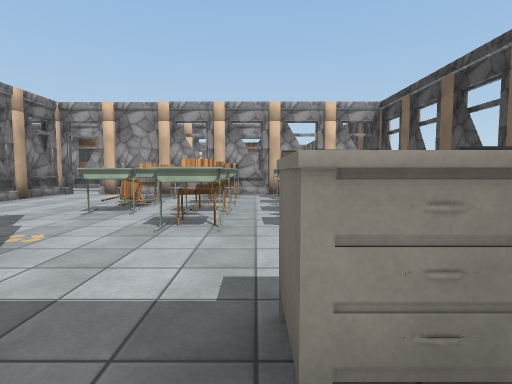
view 1 (above)

24 first-person views from a walk through a Unity game level. The camera is 1.3 m above the floor, tilts 4° down and sees 80° across. The floor is counted in squares, 2 m on a side. Each view is taken from the middle of a square. On the plan, view 1 faces up. The plan holds only what a view shows up to about 10 squares ahead; the rest is blank. The place goes on beyond the plan. The player character is not drawn. Door leaves are left out, so doorways stand open. Some surface patterns are stand-ins.

view 2
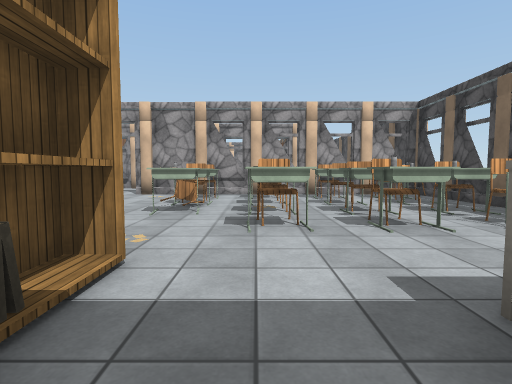

view 3
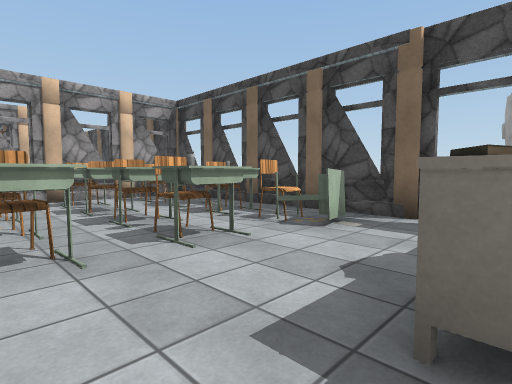

view 4
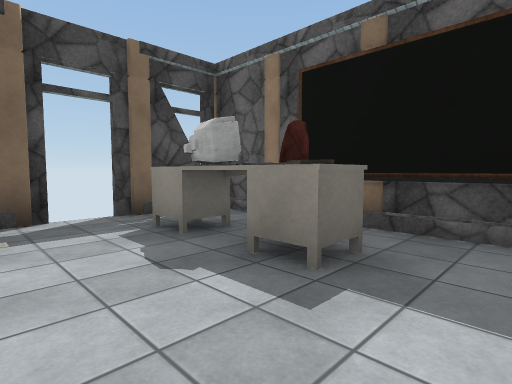

view 5
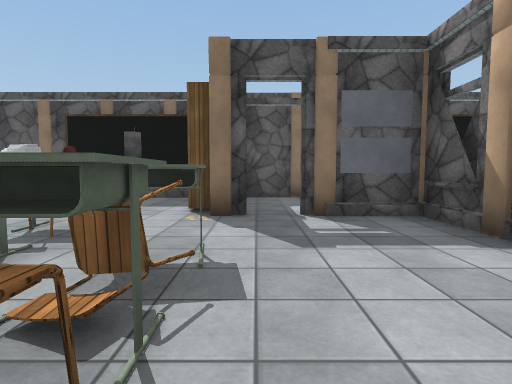

view 6
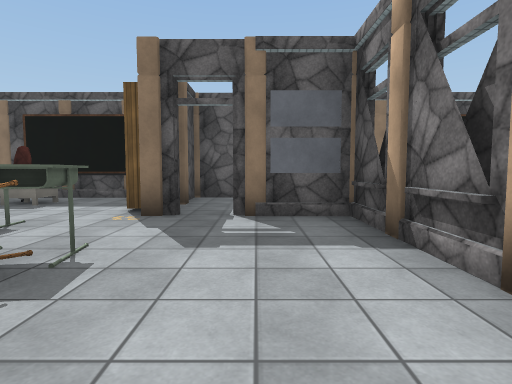

view 7
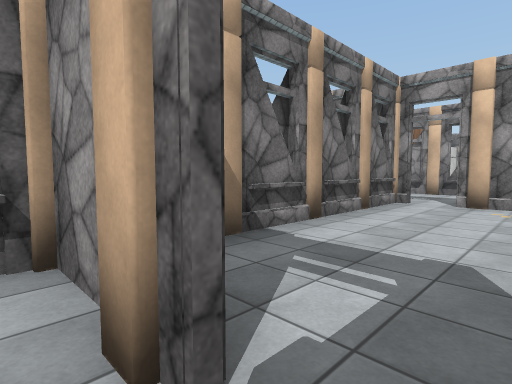

view 8
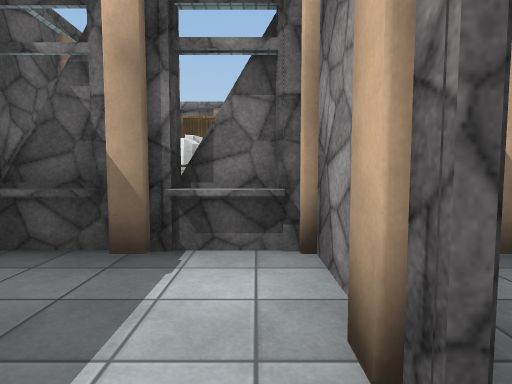

view 9
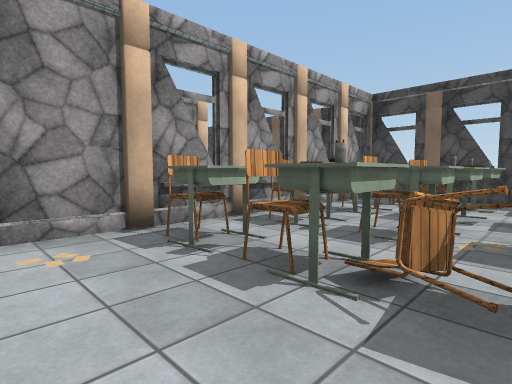

view 10
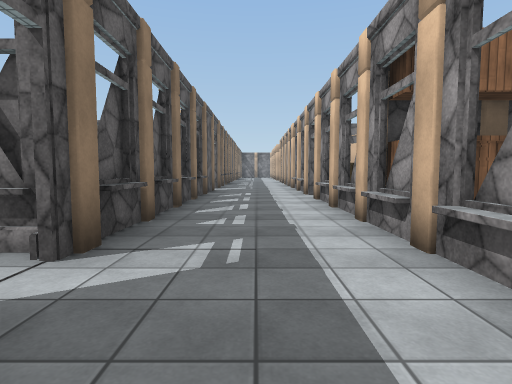

view 11
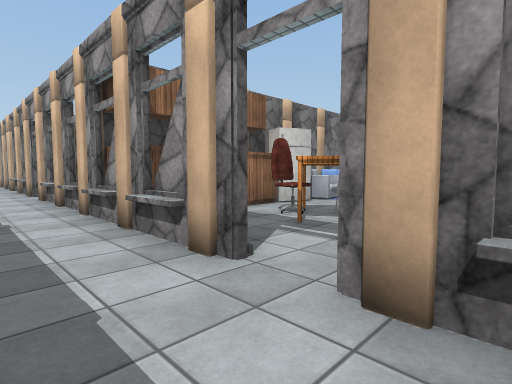

view 12
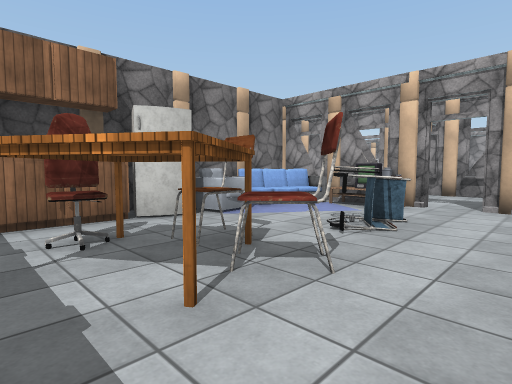

view 13
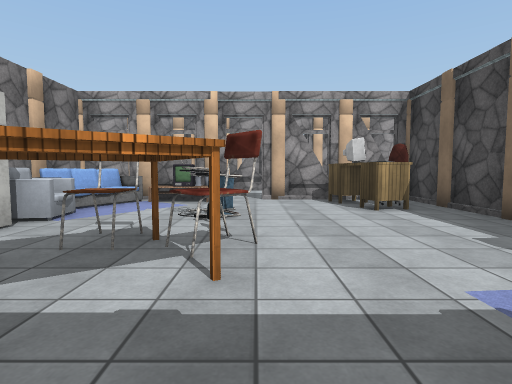

view 14
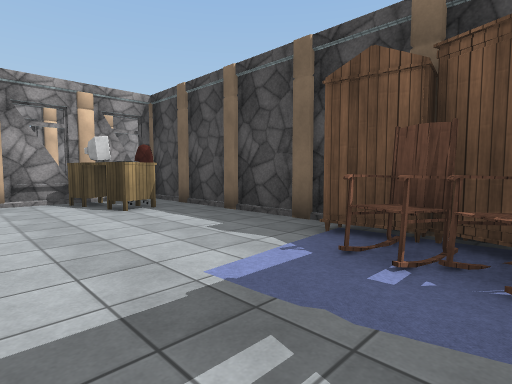

view 15
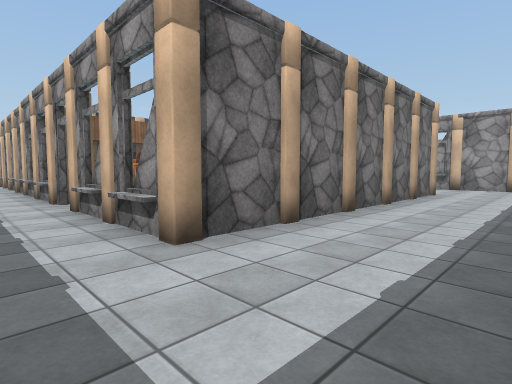

view 16
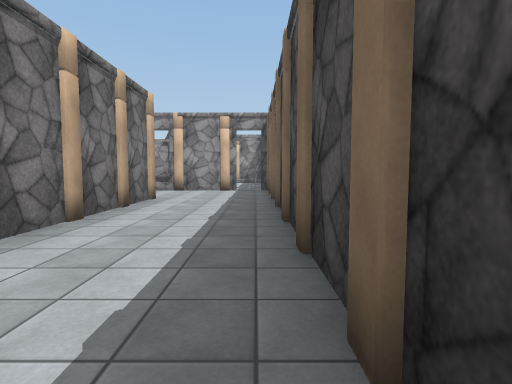

view 17
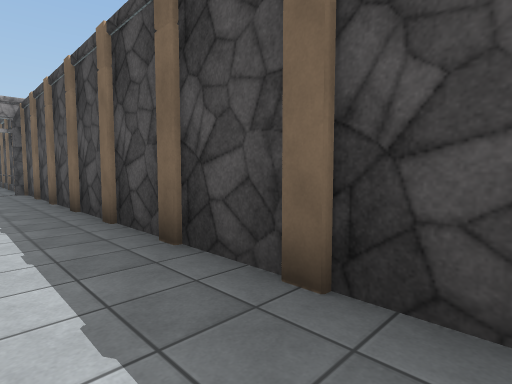

view 18
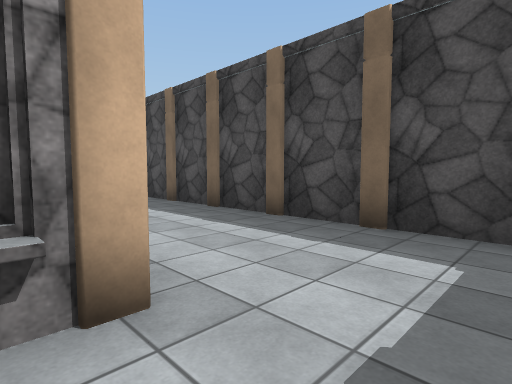

view 19
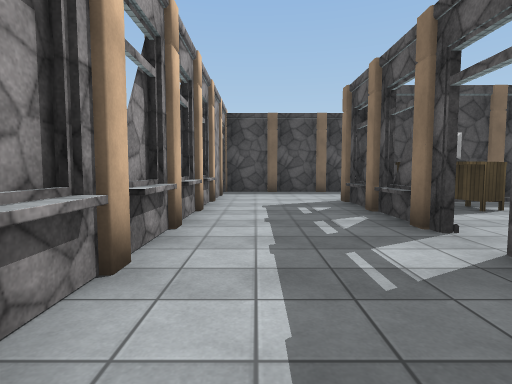

view 20
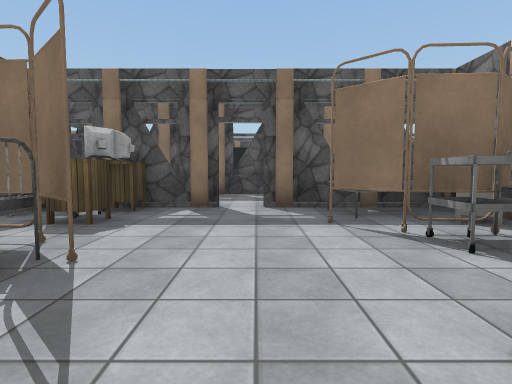

view 21
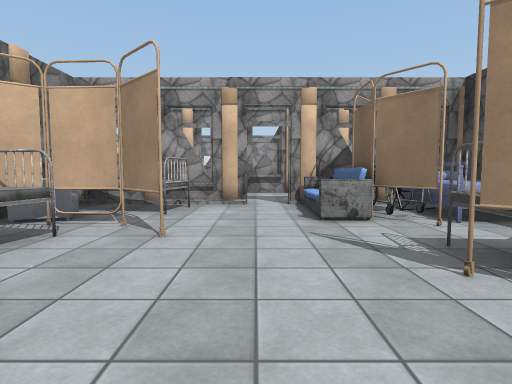

view 22
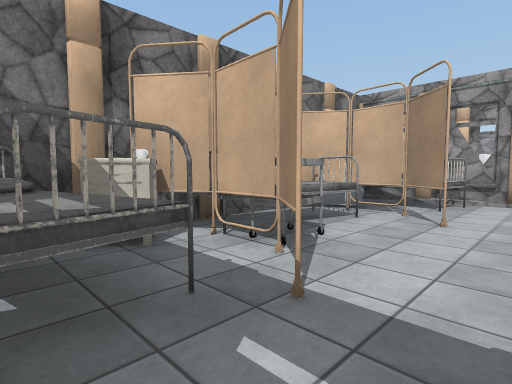

view 23
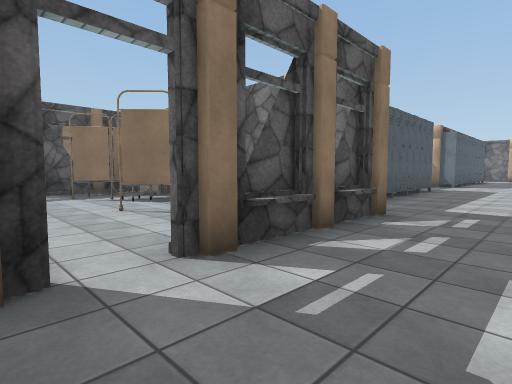

view 24
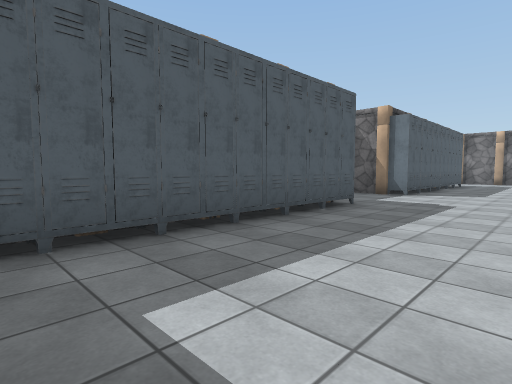

### Floor plan
Ten units are one square. View 1 is at (0, 0); x grows to the right and y downward. Boxes are objects, and circles mark ways between rooms. Rooms are numbered by the first view taken in them; rooms with no view inside come last. Other rooms are left out.
<svg viewBox="-270 -225 315 235">
<path fill="none" stroke="#000" d="M28 -31 21 -29 20 -35M-12 4 34 4 34 -14M-54 -24 -54 1M34 -21 34 -84 -44 -84M-41 4 -26 4M-56 -6 -56 3M-54 -87 -54 -26 -38 -26 -38 -24 -56 -24 -56 -12M4 -144 4 -189M8 -173 2 -173M-23 -118 -23 -112M-14 -114 -29 -114M-4 -189 -29 -189M-38 -118 -38 -114M-29 -190 6 -190 6 -144M-54 -189 -69 -189M34 -102 34 -220M-6 -220 -46 -220M-69 -190 -69 -150M24 -220 -5 -220M-144 -144 -144 -122M-148 -190 -111 -190M-111 -189 -145 -189M-104 -116 -84 -116M-127 -86 -51 -86M-94 -114 -101 -114M-100 -220 -113 -220M-113 -84 -104 -84M-71 -182 -71 -189M-69 -189 -104 -189M-74 -114 -84 -114M-83 -84 -78 -84M-68 -84 -61 -84M-45 -116 -53 -116M-46 -220 -58 -220M-38 -114 -55 -114"/>
<rect x="-25" y="-25" width="10" height="30" fill="#bbb"><title>other object</title></rect>
<rect x="-25" y="-45" width="10" height="10" fill="#bbb"><title>other object</title></rect>
<rect x="-25" y="-55" width="10" height="10" fill="#bbb"><title>other object</title></rect>
<rect x="-25" y="-75" width="10" height="20" fill="#bbb"><title>other object</title></rect>
<rect x="-25" y="-85" width="10" height="10" fill="#bbb"><title>other object</title></rect>
<rect x="-15" y="-65" width="10" height="10" fill="#bbb"><title>other object</title></rect>
<rect x="-15" y="-85" width="10" height="10" fill="#bbb"><title>other object</title></rect>
<rect x="-5" y="-15" width="10" height="10" fill="#bbb"><title>other object</title></rect>
<rect x="-5" y="-65" width="10" height="10" fill="#bbb"><title>other object</title></rect>
<rect x="5" y="-15" width="10" height="10" fill="#bbb"><title>other object</title></rect>
<rect x="5" y="-45" width="10" height="10" fill="#bbb"><title>other object</title></rect>
<rect x="5" y="-55" width="10" height="10" fill="#bbb"><title>other object</title></rect>
<rect x="5" y="-65" width="10" height="10" fill="#bbb"><title>other object</title></rect>
<rect x="5" y="-85" width="10" height="10" fill="#bbb"><title>other object</title></rect>
<rect x="15" y="-15" width="10" height="10" fill="#bbb"><title>other object</title></rect>
<rect x="15" y="-45" width="10" height="10" fill="#bbb"><title>other object</title></rect>
<rect x="15" y="-75" width="10" height="10" fill="#bbb"><title>other object</title></rect>
<rect x="15" y="-85" width="10" height="10" fill="#bbb"><title>other object</title></rect>
<rect x="25" y="-55" width="10" height="10" fill="#bbb"><title>other object</title></rect>
<rect x="-65" y="-145" width="10" height="30" fill="#bbb"><title>other object</title></rect>
<rect x="-65" y="-165" width="10" height="20" fill="#bbb"><title>other object</title></rect>
<rect x="-65" y="-185" width="10" height="20" fill="#bbb"><title>other object</title></rect>
<rect x="-55" y="-145" width="10" height="10" fill="#bbb"><title>other object</title></rect>
<rect x="-55" y="-195" width="10" height="10" fill="#bbb"><title>other object</title></rect>
<rect x="-45" y="-145" width="10" height="20" fill="#bbb"><title>other object</title></rect>
<rect x="-45" y="-155" width="10" height="10" fill="#bbb"><title>other object</title></rect>
<rect x="-45" y="-175" width="10" height="20" fill="#bbb"><title>other object</title></rect>
<rect x="-45" y="-195" width="10" height="10" fill="#bbb"><title>other object</title></rect>
<rect x="-35" y="-155" width="10" height="10" fill="#bbb"><title>other object</title></rect>
<rect x="-15" y="-125" width="10" height="10" fill="#bbb"><title>other object</title></rect>
<rect x="-15" y="-135" width="10" height="10" fill="#bbb"><title>other object</title></rect>
<rect x="-15" y="-185" width="10" height="20" fill="#bbb"><title>other object</title></rect>
<rect x="-5" y="-125" width="10" height="10" fill="#bbb"><title>other object</title></rect>
<rect x="-5" y="-135" width="10" height="10" fill="#bbb"><title>other object</title></rect>
<rect x="-5" y="-145" width="10" height="10" fill="#bbb"><title>other object</title></rect>
<rect x="-5" y="-185" width="10" height="10" fill="#bbb"><title>other object</title></rect>
<rect x="-265" y="-185" width="10" height="10" fill="#bbb"><title>other object</title></rect>
<rect x="-255" y="-185" width="10" height="10" fill="#bbb"><title>other object</title></rect>
<rect x="-245" y="-185" width="10" height="10" fill="#bbb"><title>other object</title></rect>
<rect x="-205" y="-185" width="10" height="10" fill="#bbb"><title>other object</title></rect>
<rect x="-195" y="-185" width="10" height="10" fill="#bbb"><title>other object</title></rect>
<rect x="-185" y="-185" width="10" height="10" fill="#bbb"><title>other object</title></rect>
<rect x="-175" y="-185" width="10" height="10" fill="#bbb"><title>other object</title></rect>
<rect x="-165" y="-185" width="10" height="10" fill="#bbb"><title>other object</title></rect>
<rect x="-155" y="-185" width="10" height="10" fill="#bbb"><title>other object</title></rect>
<rect x="-145" y="-135" width="30" height="20" fill="#bbb"><title>other object</title></rect>
<rect x="-145" y="-135" width="10" height="10" fill="#bbb"><title>other object</title></rect>
<rect x="-145" y="-145" width="10" height="10" fill="#bbb"><title>other object</title></rect>
<rect x="-145" y="-165" width="10" height="10" fill="#bbb"><title>other object</title></rect>
<rect x="-145" y="-175" width="10" height="10" fill="#bbb"><title>other object</title></rect>
<rect x="-145" y="-185" width="20" height="10" fill="#bbb"><title>other object</title></rect>
<rect x="-135" y="-145" width="10" height="10" fill="#bbb"><title>other object</title></rect>
<rect x="-135" y="-165" width="10" height="10" fill="#bbb"><title>other object</title></rect>
<rect x="-125" y="-165" width="10" height="10" fill="#bbb"><title>other object</title></rect>
<rect x="-105" y="-185" width="20" height="20" fill="#bbb"><title>other object</title></rect>
<rect x="-95" y="-135" width="10" height="20" fill="#bbb"><title>other object</title></rect>
<rect x="-95" y="-155" width="20" height="10" fill="#bbb"><title>other object</title></rect>
<rect x="-85" y="-135" width="10" height="10" fill="#bbb"><title>other object</title></rect>
<rect x="-85" y="-185" width="10" height="20" fill="#bbb"><title>other object</title></rect>
<rect x="-75" y="-125" width="10" height="10" fill="#bbb"><title>other object</title></rect>
<circle cx="-50" cy="-90" r="3" fill="#2a7"/>
<circle cx="-40" cy="-105" r="3" fill="#2a7"/>
<circle cx="-45" cy="-205" r="3" fill="#2a7"/>
<text x="-10" y="-40">1</text>
<text x="-10" y="-150">2</text>
<text x="-180" y="-160">3</text>
</svg>
Room 1 opens to room 3. Room 2 opens to room 3.

Where each view was taken, in squares from view 1:
view 1: 0 up, 0 right, facing up
view 2: 0 up, 1 left, facing up
view 3: 1 up, 1 left, facing up-right
view 4: 3 up, 1 left, facing down-right
view 5: 7 up, 3 left, facing down
view 6: 7 up, 4 left, facing down
view 7: 2 up, 3 left, facing up-left
view 8: 2 up, 3 left, facing left
view 9: 5 up, 4 left, facing up-right
view 10: 10 up, 3 left, facing left
view 11: 10 up, 2 left, facing up-left
view 12: 13 up, 2 left, facing up-left
view 13: 12 up, 3 left, facing up
view 14: 12 up, 3 left, facing up-right
view 15: 10 up, 3 right, facing up-left
view 16: 12 up, 3 right, facing up
view 17: 12 up, 2 right, facing up-right
view 18: 10 up, 0 right, facing up-right
view 19: 21 up, 6 left, facing right
view 20: 17 up, 11 left, facing down
view 21: 13 up, 11 left, facing up
view 22: 12 up, 11 left, facing up-left
view 23: 21 up, 10 left, facing down-left
view 24: 21 up, 15 left, facing down-left
